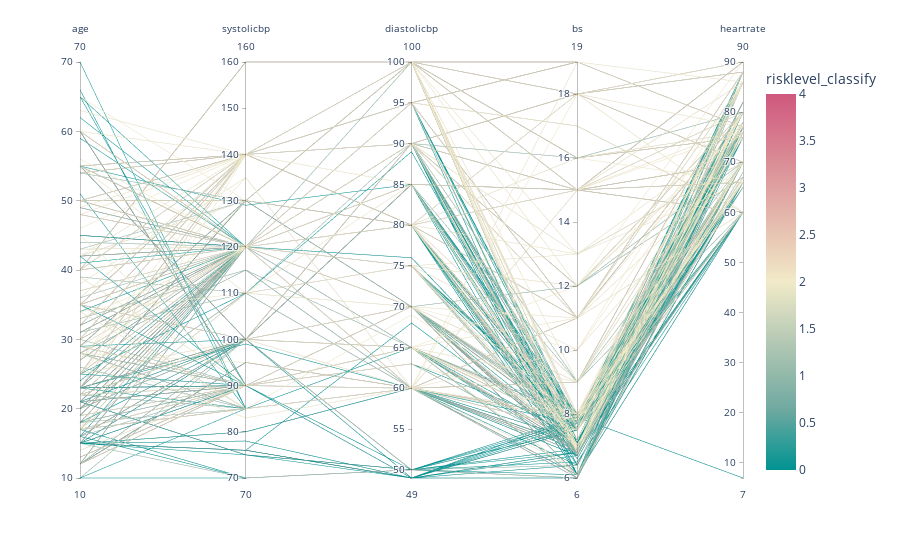

Notebook code cell kept with this figure:
### Markdown cell above
## Inferências a partir da Análise de Dendrograma.

Um dendrograma é um tipo de representação gráfica de dados em forma de árvore, onde as folhas representam os itens sendo comparados e os nós internos da árvore representam a similaridade entre esses itens.

Estamos usando um subconjunto das colunas do DataFrame para criar o dendrograma, selecionando apenas as colunas 'age', 'systolicbp', 'diastolicbp', 'bs', 'bodytemp' e 'heartrate' e pegando as primeiras 6 linhas dessas colunas com .head(6).

O dendrograma plotado esta dizendo o seguinte:

1. Similaridade entre os dados: A proximidade das folhas no dendrograma sugere quão semelhantes são os dados. Quanto mais próximas as folhas estiverem, maior a similaridade entre elas.

2. Agrupamento Hierárquico: O dendrograma mostra como os dados podem ser agrupados hierarquicamente em clusters com base na similaridade.

3. Correlação entre variáveis: Se duas variáveis têm folhas próximas no dendrograma, isso sugere uma alta correlação entre essas variáveis.

4. Outliers: Valores que são muito diferentes dos demais podem aparecer como ramificações únicas no dendrograma.

Essas são apenas algumas das inferências que você pode fazer ao visualizar um dendrograma. A interpretação completa depende dos dados específicos e do contexto do problema que está sendo analisado.

### Code cell
fig = px.parallel_coordinates(df_new,
                              color="risklevel_classify",  
                              dimensions=['age', 'systolicbp', 'diastolicbp', 'bs', 'heartrate'],  
                              color_continuous_scale=px.colors.diverging.Tealrose,  
                              color_continuous_midpoint=2)  

fig.show()

### Figure 1 — Plotly figure (JSON) as saved in the notebook; plotly's stock layout.template omitted (floating-point values rounded to 4 significant figures; data arrays with more than 128 entries replaced by an {"elided": "..."} marker saying what was removed)
{"data": [{"dimensions": [{"label": "age", "values": {"elided": "1014 int values"}}, {"label": "systolicbp", "values": {"elided": "1014 int values"}}, {"label": "diastolicbp", "values": {"elided": "1014 int values"}}, {"label": "bs", "values": {"elided": "1014 float values"}}, {"label": "heartrate", "values": {"elided": "1014 int values"}}], "domain": {"x": [0, 1], "y": [0, 1]}, "line": {"color": {"elided": "1014 int values"}, "coloraxis": "coloraxis"}, "name": "", "type": "parcoords"}], "layout": {"coloraxis": {"cmid": 2, "colorbar": {"title": {"text": "risklevel_classify"}}, "colorscale": [[0, "rgb(0, 147, 146)"], [0.1667, "rgb(114, 170, 161)"], [0.3333, "rgb(177, 199, 179)"], [0.5, "rgb(241, 234, 200)"], [0.6667, "rgb(229, 185, 173)"], [0.8333, "rgb(217, 137, 148)"], [1, "rgb(208, 88, 126)"]]}, "legend": {"tracegroupgap": 0}, "margin": {"t": 60}}}
